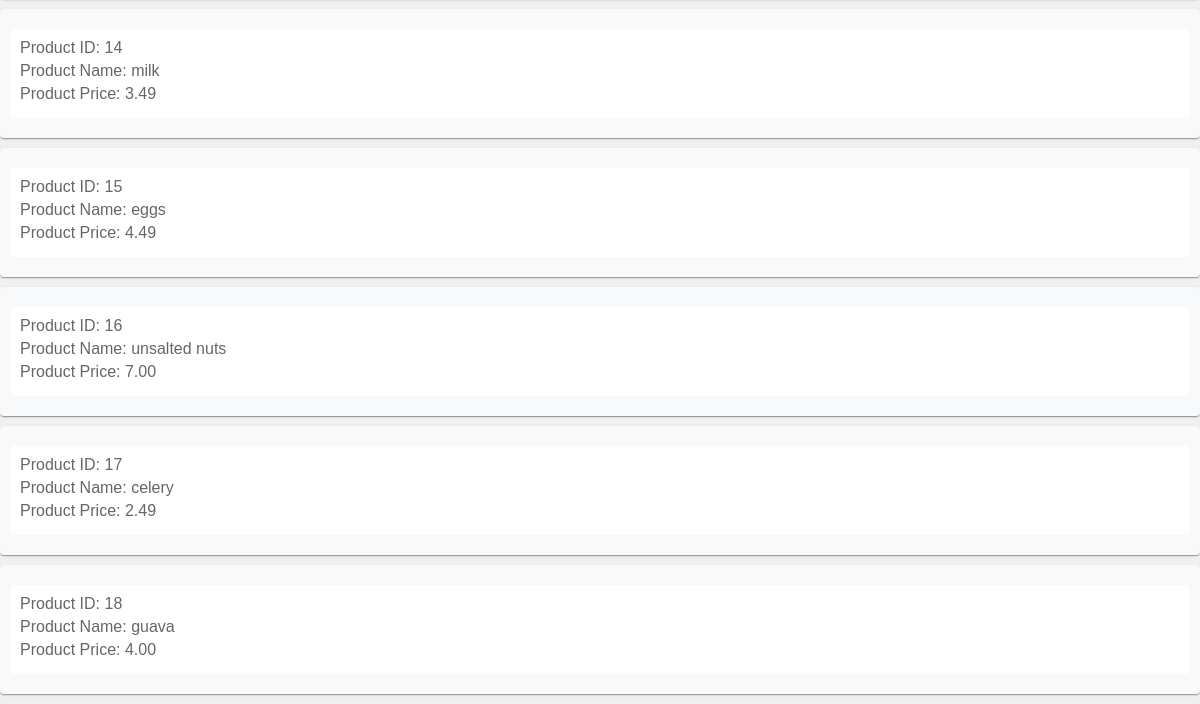
/products (lower part), run on an earlier commit of the app's database.
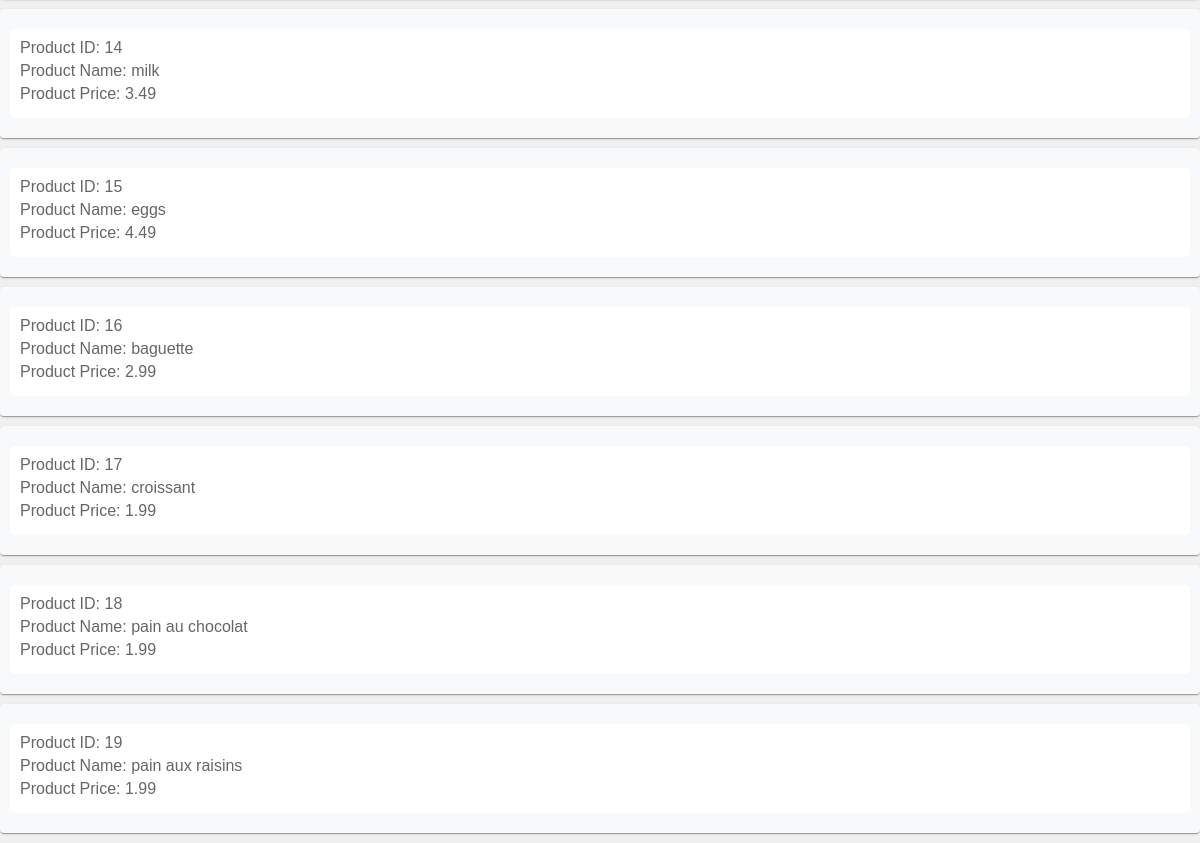
And on a later commit of the database.
### models.py (models this page shows, shortened)
class Product(db.Model):
    id = mapped_column(Integer, primary_key=True)
    name = mapped_column(String(200), nullable=False, unique=True)
    price = mapped_column(Numeric(10,2), nullable=False)
    available = mapped_column(Integer, nullable=False, default=4) #number of products available
    orders = relationship("ProductOrder")

### routes/html.py (the view)
@html_bp.route("/products", methods=["GET"])
def products():
    statement = db.select(Product).order_by(Product.id)
    records = db.session.execute(statement)
    results = records.scalars()
    return render_template("products.html", products=results)

### templates/products.html (shortened to what this page needs)
{% extends "base.html" %}
{% block content %}
{% for product in products %}
<div>
    <p>
        <span class="product_name">Product ID: {{ product.id }}</span>
        <span class="product_name">Product Name: {{ product.name }}</span>
        <span class="product_price">Product Price: {{ product.price }}</span>
    </p>
</div>
    {% endfor %}
{% endblock %}

What changed in the data, as far as the page shows it:
changed Product id 16: name "unsalted nuts" → "baguette"; price "7.00" → "2.99"
changed Product id 17: name "celery" → "croissant"; price "2.49" → "1.99"
changed Product id 18: name "guava" → "pain au chocolat"; price "4.00" → "1.99"
added Product: id "19", name "pain aux raisins", price "1.99"
